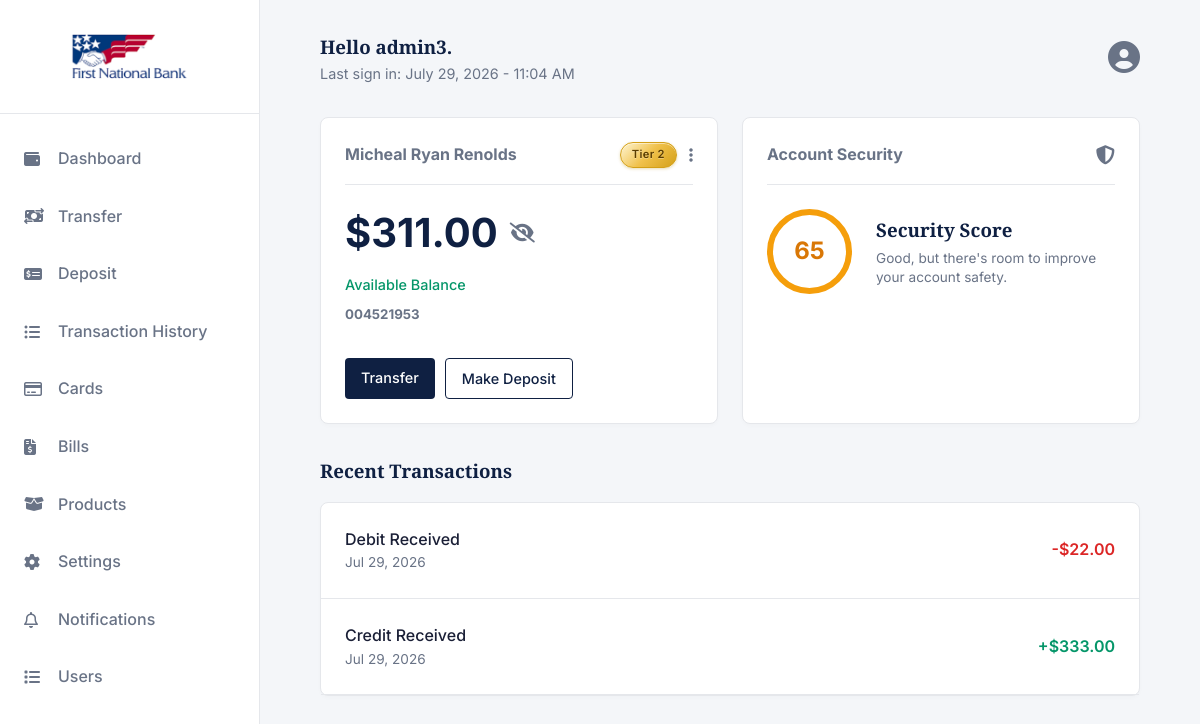
Screenshot of /dashboard/ (signed in) with the database file from the repository.
### app/models.py (models this page shows, shortened)
class User(AbstractUser):
    full_name = models.CharField(max_length=50, blank=True, null=True)
    email = models.EmailField(unique=True)
    phone_number = models.CharField(max_length=20, blank=True)
    is_verified   = models.BooleanField(default=False)
    social_sec = models.CharField(max_length=20)
    class Meta:
        db_table = "users"

class Account(models.Model):
    class AccountType(models.TextChoices):
        SAVINGS  = "SAVINGS",  "Savings"
        CHECKING = "CHECKING", "Checking"
        WALLET   = "WALLET",   "Wallet"
    class TierType(models.TextChoices):
        TierOne  = "Tier 1",  "Tier 1"
        TierTwo = "Tier 2", "Tier 2"
        TierThree   = "Tier 3",   "Tier 3"
    id             = models.UUIDField(primary_key=True, default=uuid.uuid4, editable=False)
    user           = models.OneToOneField(User, on_delete=models.PROTECT, related_name="account")
    account_genID  = models.CharField(max_length=20, unique=True, db_index=True)
    account_type   = models.CharField(max_length=20, choices=AccountType.choices, default=AccountType.SAVINGS)
    tier           = models.CharField(max_length=20, choices=TierType.choices, default=TierType.TierOne)
    balance        = models.DecimalField(max_digits=18, decimal_places=2, default=0)
    dob            = models.DateField(null=True, blank=True)
    nok_name       = models.CharField(max_length=100, null=True, blank=True)
    nok_contact    = models.CharField(max_length=100, null=True, blank=True)
    address        = models.CharField(max_length=100, null=True, blank=True)
    utility_bill   = CloudinaryField('raw', null=True, blank=True)
    is_active      = models.BooleanField(default=True)
    created_at     = models.DateTimeField(auto_now_add=True)
    updated_at     = models.DateTimeField(auto_now=True)
    pin            = models.CharField(max_length=4, null=True, blank=True)
    class Meta:
        db_table = "accounts"

class Transaction(models.Model):
    class TransactionType(models.TextChoices):
        DEPOSIT    = "DEPOSIT",    "Deposit"
        WITHDRAWAL = "WITHDRAWAL", "Withdrawal"
        TRANSFER   = "TRANSFER",   "Transfer"
        REVERSAL   = "REVERSAL",   "Reversal"
    class Status(models.TextChoices):
        PENDING   = "PENDING",   "Pending"
        COMPLETED = "COMPLETED", "Completed"
        FAILED    = "FAILED",    "Failed"
        REVERSED  = "REVERSED",  "Reversed"
    id              = models.UUIDField(primary_key=True, default=uuid.uuid4, editable=False)
    account         = models.ForeignKey(Account, on_delete=models.PROTECT, related_name="transactions")
    transaction_type = models.CharField(max_length=20, choices=TransactionType.choices)
    amount          = models.DecimalField(max_digits=18, decimal_places=2)
    balance_before  = models.DecimalField(max_digits=18, decimal_places=2)
    balance_after   = models.DecimalField(max_digits=18, decimal_places=2)
    description     = models.TextField(blank=True)
    reference       = models.CharField(max_length=100, unique=True, db_index=True)  # idempotency key
    status          = models.CharField(max_length=20, choices=Status.choices, default=Status.PENDING)
    counterpart_account = models.ForeignKey(
        Account,
        null=True, blank=True,
        on_delete=models.SET_NULL,
        related_name="incoming_transfers",
    )
    created_at = models.DateTimeField(auto_now_add=True, db_index=True)
    updated_at = models.DateTimeField(auto_now=True)
    class Meta:
        db_table = "transactions"
        ordering = ["-created_at"]

### app/views.py (the view)
# urls.py: path('dashboard/', dashboard, name='dashboard'),
@login_required(login_url='accounts:login')
def dashboard(request):
    user = request.user
    score = TIER_SCORES.get(user.account.tier)
    transactions = Transaction.objects.filter(account=request.user.account).order_by('-created_at')[:2]
    time = timezone.now()
    context = {
        'user': user,
        'transactions': transactions,
        'time': time,
        'score': score
    }
    return render(request, 'User/dashboard.html', context)

### templates/User/dashboard.html (shortened to what this page needs)
{% extends 'base.html' %}
{% load static %}
{% load humanize %}
{% block content %}
<main class="main-content">
    <div class="top-bar">
        <div>
            <h3>Hello {{user.username}}.</h3>
            <p style="color: var(--text-secondary); font-size: 0.9rem;">Last sign in: {{time|date:"F j, Y - h:i A" }}</p>
        </div>
        <div>
            {% if score < 40 %}
            <a href="{% url 'app:upgrade_tier' %}" style="color: var(--text-secondary); margin-left: 15px;"><i class="fa-solid fa-user-circle fa-2x"></i></a>
            {% else %}
            <a href="{% url 'app:profile' %}" style="color: var(--text-secondary); margin-left: 15px;"><i class="fa-solid fa-user-circle fa-2x"></i></a>
            {% endif %}
        </div>
    </div>
    <div class="grid-2">
        <div class="card">
            <div style="display: flex; justify-content: space-between; align-items: center; border-bottom: 1px solid var(--border-color); padding-bottom: 1rem; margin-bottom: 1rem;">
                <h4 style="font-family: var(--font-body); color: var(--text-secondary);">{{user.full_name}}
                </h4>
                <div style="display: flex; align-items: center; gap: 12px;">
                    <span class="tier-badge-gold">
                        {% if score < 40 %}Tier 1
                    {% elif score == 100 %}Tier 3
                    {% elif score >= 40 %}Tier 2{% endif %}</span>
                    <i class="fa-solid fa-ellipsis-vertical" style="color: var(--text-secondary); cursor: pointer;"></i>
                </div>
            </div>
            <h2 style="font-size: 2.5rem; margin-bottom: 0.5rem; font-family: var(--font-body); display: flex; align-items: center; gap: 12px;">
                <span id="account-balance" data-balance="${{user.account.balance|intcomma}}">${{user.account.balance|intcomma}}</span>
                <i class="fa-solid fa-eye-slash" id="toggle-balance" style="font-size: 1.25rem; color: var(--text-secondary); cursor: pointer;" title="Toggle Balance Visibility"></i>
            </h2>
            <p style="color: var(--success); font-weight: 500; font-size: 0.9rem;">Available Balance</p>
            <h5 style="font-family: var(--font-body); color: var(--text-secondary); margin-top: 0.5rem;">{{user.account.account_genID}}</h5>
            <div class="mt-2" style="display: flex; gap: 10px;">
                <a href="{% url 'app:transfer' %}" class="btn btn-primary" style="padding: 0.5rem 1rem; font-size: 0.9rem;">Transfer</a>
                <a href="{% url 'app:deposit' %}" class="btn btn-outline" style="padding: 0.5rem 1rem; font-size: 0.9rem;">Make Deposit</a>
            </div>
        </div>
        <div class="card">
            <div style="display: flex; justify-content: space-between; align-items: center; border-bottom: 1px solid var(--border-color); padding-bottom: 1rem; margin-bottom: 1rem;">
                <h4 style="font-family: var(--font-body); color: var(--text-secondary);">Account Security</h4>
                <i class="fa-solid fa-shield-halved" style="color: var(--text-secondary); font-size: 1.2rem;"></i>
            </div>
            <div class="security-score-wrapper">
                <div class="score-circle
                    {% if score < 40 %}score-red
                    {% elif score == 100 %}score-green
                    {% elif score >= 40 %}score-yellow{% endif %}">
                    {{ score }}
                </div>
                <div class="security-score-details">
                    <h3 style="margin-bottom: 0.25rem;">Security Score</h3>
                    <p style="color: var(--text-secondary); font-size: 0.85rem; line-height: 1.4;">
                        {% if score < 40 %}
                            Action required. Your account is currently at high risk.
                        {% elif score == 100 %}
                            Excellent! Your account is fully secured.
                        {% else %}
                            Good, but there's room to improve your account safety.
                        {% endif %}
                    </p>
                </div>
            </div>
        </div>
    </div>
    <h3 class="mt-2 mb-1">Recent Transactions</h3>
    <div class="card" style="padding: 0;">
        <ul style="list-style: none;">
            {% for x in transactions %}
            <li style="padding: 1.5rem; border-bottom: 1px solid var(--border-color); display: flex; justify-content: space-between; align-items: center;">
                <div>
                    <p style="font-weight: 500;">{{x.description}}</p>
                    <p style="font-size: 0.85rem; color: var(--text-secondary);">{{ x.created_at|date:"M d, Y" }}</p>
                </div>
                {% if x.transaction_type == 'DEPOSIT' %}
                <p style="font-weight: 600; color: var(--success);">+${{x.amount|intcomma}}</p>
                {% elif x.transaction_type == 'WITHDRAWAL' %}
                <p style="font-weight: 600; color: var(--danger);">-${{x.amount|intcomma}}</p>
                {% endif %}
            </li>
            {% empty %}
            <li class="no-results">
                <p colspan="5" style="text-align: center; padding: 2rem; color: var(--text-secondary);">
                    No transactions found.
                </p>
            </li>
            {% endfor %}
        </ul>
    </div>
</main>
{% endblock %}

### static/css/styles.css (style rules this page uses)
:root { --bg-color: #f4f6f9; --surface-color: #ffffff; --text-primary: #1a1f36; --text-secondary: #697386; --brand-primary: #0f2042; --brand-accent: #cba052; --border-color: #e5e7eb; --success: #059669; --danger: #dc2626; --warning: #d97706; --font-heading: 'Playfair Display', serif; --font-body: 'Inter', sans-serif; --sidebar-width: 260px; --transition: all 0.3s ease; }
* { margin: 0; padding: 0; box-sizing: border-box; }
body { font-family: var(--font-body); background-color: var(--bg-color); color: var(--text-primary); line-height: 1.6; transition: background-color var(--transition), color var(--transition); }
h1, h2, h3, h4, .brand-logo { font-family: var(--font-heading); color: var(--brand-primary); }
a { text-decoration: none; color: var(--brand-primary); }
ul { list-style: none; }
.btn { display: inline-block; padding: 0.75rem 1.5rem; border-radius: 4px; font-weight: 500; cursor: pointer; text-align: center; border: none; transition: var(--transition); }
.btn-primary { background-color: var(--brand-primary); color: #fff; }
.btn-outline { border: 1px solid var(--brand-primary); color: var(--brand-primary); background: transparent; }
.card { background-color: var(--surface-color); border: 1px solid var(--border-color); border-radius: 8px; padding: 1.5rem; box-shadow: 0 2px 4px rgba(0,0,0,0.02); }
.main-content { flex: 1; padding: 2rem 5%; overflow-y: auto; }
.top-bar { display: flex; justify-content: space-between; align-items: center; margin-bottom: 2rem; }
.mt-2 { margin-top: 2rem; }
.mb-1 { margin-bottom: 1rem; }
.grid-2 { display: grid; grid-template-columns: 1fr 1fr; gap: 1.5rem; }

### templates/User/dashboard.html (style rules this page uses)
.tier-badge-gold { display: inline-block; padding: 0.2rem 0.7rem; font-family: inherit; font-size: 0.7rem; font-weight: 600; letter-spacing: 0.3px; color: #5a3d00; background: linear-gradient(135deg, #fff6d5 0%, #f0c14b 25%, #d4a017 50%, #f7dc8a 75%, #b8860b 100%); background-size: 200% 200%; border-radius: 20px; border: 1px solid #d4a017; box-shadow: 0 1px 3px rgba(180, 140, 0, 0.3), inset 0 1px 0 rgba(255,255,255,0.5); text-shadow: 0 1px 0 rgba(255,255,255,0.3); animation: gold-shimmer 4s ease infinite; }
.security-score-wrapper { display: flex; align-items: center; gap: 1.5rem; padding-top: 0.5rem; }
.score-circle { width: 85px; height: 85px; border-radius: 50%; display: flex; align-items: center; justify-content: center; font-size: 1.5rem; font-weight: 700; border: 6px solid; font-family: var(--font-body); flex-shrink: 0; }
.score-yellow { border-color: #f59e0b; color: #d97706; }

### rows the page displays
User: username "admin3", full_name "Micheal Ryan Renolds", account.balance "311.00", account.account_genID "004521953"
Transaction: description "Debit Received", created_at "Jul 29, 2026", amount "22.00"
Transaction: description "Credit Received", created_at "Jul 29, 2026", amount "333.00"

### other values shown
{{ score }} "65"
